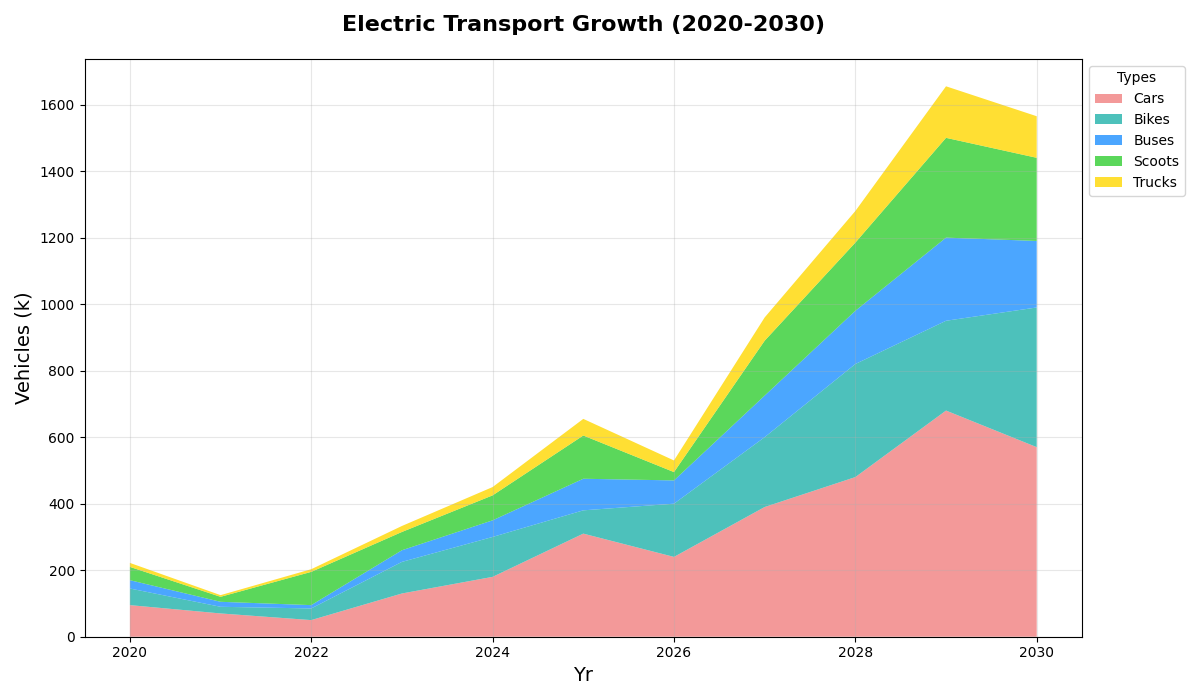

Here is the Python script that generated this plot:
import matplotlib.pyplot as plt
import numpy as np

years = np.arange(2020, 2031)

# Reduced data, original order
electric_cars = [95, 70, 50, 130, 180, 310, 240, 390, 480, 680, 570]
electric_bikes = [50, 20, 35, 95, 120, 70, 160, 210, 340, 270, 420]
electric_buses = [25, 15, 10, 35, 50, 95, 70, 125, 160, 250, 200]
electric_scooters = [40, 15, 100, 55, 75, 130, 25, 165, 205, 300, 250]
electric_trucks = [12, 5, 8, 18, 25, 50, 35, 70, 95, 155, 125]

electric_vehicles = np.array([electric_cars, electric_bikes, electric_buses, electric_scooters, electric_trucks])

fig, ax = plt.subplots(figsize=(12, 7))

ax.stackplot(years, electric_vehicles, labels=['Cars', 'Bikes', 'Buses', 'Scoots', 'Trucks'], 
             colors=['lightcoral', 'lightseagreen', 'dodgerblue', 'limegreen', 'gold'], alpha=0.8)

ax.set_title("Electric Transport Growth (2020-2030)", fontsize=16, fontweight='bold', pad=20)
ax.set_xlabel("Yr", fontsize=14)
ax.set_ylabel("Vehicles (k)", fontsize=14)
ax.legend(loc='upper left', bbox_to_anchor=(1, 1), title='Types')
ax.grid(alpha=0.3)
plt.tight_layout()
plt.show()
